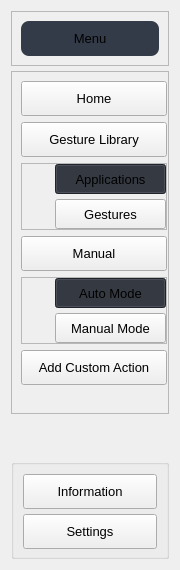
       <widget class="QWidget" name="Menu_Widget" native="true">
        <property name="minimumSize">
         <size>
          <width>180</width>
          <height>450</height>
         </size>
        </property>
        <property name="maximumSize">
         <size>
          <width>180</width>
          <height>16777215</height>
         </size>
        </property>
        <property name="styleSheet">
         <string notr="true">QPushButton:checked{
	background-color:rgb(44, 49, 60)
}</string>
        </property>
        <layout class="QVBoxLayout" name="verticalLayout_4">
         <property name="spacing">
          <number>5</number>
         </property>
         <item alignment="Qt::AlignTop">
          <widget class="QFrame" name="Menu_Top_Frame">
           <property name="maximumSize">
            <size>
             <width>16777215</width>
             <height>55</height>
            </size>
           </property>
           <property name="frameShape">
            <enum>QFrame::StyledPanel</enum>
           </property>
           <property name="frameShadow">
            <enum>QFrame::Raised</enum>
           </property>
           <layout class="QGridLayout" name="gridLayout_3">
            <item row="0" column="0">
             <widget class="QPushButton" name="Menu_Button">
              <property name="minimumSize">
               <size>
                <width>0</width>
                <height>35</height>
               </size>
              </property>
              <property name="maximumSize">
               <size>
                <width>140</width>
                <height>16777215</height>
               </size>
              </property>
              <property name="font">
               <font>
                <pointsize>10</pointsize>
                <bold>false</bold>
               </font>
              </property>
              <property name="styleSheet">
               <string notr="true">
padding:2px 30px;

    border-radius: 8px; 
background-color:#343B48;</string>
              </property>
              <property name="text">
               <string>Menu</string>
              </property>
              <property name="icon">
               <iconset resource="Resources.qrc">
                <normaloff>:/icons/Icons2/menu.svg</normaloff>:/icons/Icons2/menu.svg</iconset>
              </property>
             </widget>
            </item>
           </layout>
          </widget>
         </item>
         <item>
          <widget class="QFrame" name="Menu_Middle_Frame">
           <property name="minimumSize">
            <size>
             <width>50</width>
             <height>150</height>
            </size>
           </property>
           <property name="maximumSize">
            <size>
             <width>16777215</width>
             <height>16777215</height>
            </size>
           </property>
           <property name="frameShape">
            <enum>QFrame::StyledPanel</enum>
           </property>
           <property name="frameShadow">
            <enum>QFrame::Raised</enum>
           </property>
           <layout class="QVBoxLayout" name="verticalLayout_5">
            <property name="rightMargin">
             <number>1</number>
            </property>
            <item>
             <widget class="QPushButton" name="Home_Button">
              <property name="minimumSize">
               <size>
                <width>120</width>
                <height>35</height>
               </size>
              </property>
              <property name="font">
               <font>
                <pointsize>10</pointsize>
               </font>
              </property>
              <property name="styleSheet">
               <string notr="true">#Home_Button:hover{
	  border: 1px solid rgb(170, 20, 101);
	font-weight: bold
}

#Home_Button:checked{
	 
	font-weight: bold
}
</string>
              </property>
              <property name="text">
               <string>Home</string>
              </property>
              <property name="icon">
               <iconset resource="Resources.qrc">
                <normaloff>:/icons/Icons2/home.svg</normaloff>:/icons/Icons2/home.svg</iconset>
              </property>
              <property name="checkable">
               <bool>true</bool>
              </property>
              <property name="autoExclusive">
               <bool>true</bool>
              </property>
             </widget>
            </item>
            <item>
             <widget class="QPushButton" name="Library_Button">
              <property name="minimumSize">
               <size>
                <width>120</width>
                <height>35</height>
               </size>
              </property>
              <property name="font">
               <font>
                <pointsize>10</pointsize>
               </font>
              </property>
              <property name="styleSheet">
               <string notr="true">#Library_Button:hover{
	  border: 1px solid rgb(170, 20, 101);
	font-weight: bold
}
#Library_Button:checked{
	 
	font-weight: bold
}
</string>
              </property>
              <property name="text">
               <string>Gesture Library</string>
              </property>
              <property name="icon">
               <iconset resource="Resources.qrc">
                <normaloff>:/icons/Icons2/globe.svg</normaloff>:/icons/Icons2/globe.svg</iconset>
              </property>
              <property name="checkable">
               <bool>true</bool>
              </property>
              <property name="autoExclusive">
               <bool>true</bool>
              </property>
             </widget>
            </item>
            <item alignment="Qt::AlignVCenter">
             <widget class="QFrame" name="Library_Button_Container">
              <property name="minimumSize">
               <size>
                <width>140</width>
                <height>65</height>
               </size>
              </property>
              <property name="frameShape">
               <enum>QFrame::StyledPanel</enum>
              </property>
              <property name="frameShadow">
               <enum>QFrame::Raised</enum>
              </property>
              <layout class="QVBoxLayout" name="verticalLayout_7">
               <property name="spacing">
                <number>5</number>
               </property>
               <property name="leftMargin">
                <number>33</number>
               </property>
               <property name="topMargin">
                <number>0</number>
               </property>
               <property name="rightMargin">
                <number>0</number>
               </property>
               <property name="bottomMargin">
                <number>0</number>
               </property>
               <item>
                <widget class="QPushButton" name="Application_Button">
                 <property name="minimumSize">
                  <size>
                   <width>105</width>
                   <height>30</height>
                  </size>
                 </property>
                 <property name="font">
                  <font>
                   <pointsize>10</pointsize>
                  </font>
                 </property>
                 <property name="styleSheet">
                  <string notr="true">
#Application_Button:hover{
	  border: 1px solid rgb(170, 20, 101);

}

</string>
                 </property>
                 <property name="text">
                  <string>Applications</string>
                 </property>
                 <property name="icon">
                  <iconset resource="Resources.qrc">
                   <normaloff>:/icons/Icons2/cast.svg</normaloff>:/icons/Icons2/cast.svg</iconset>
                 </property>
                 <property name="checkable">
                  <bool>true</bool>
                 </property>
                 <property name="checked">
                  <bool>true</bool>
                 </property>
                 <property name="autoExclusive">
                  <bool>true</bool>
                 </property>
                 <property name="autoDefault">
                  <bool>false</bool>
                 </property>
                </widget>
               </item>
               <item>
                <widget class="QPushButton" name="Gestures_Button">
                 <property name="minimumSize">
                  <size>
                   <width>105</width>
                   <height>30</height>
                  </size>
                 </property>
                 <property name="font">
                  <font>
                   <pointsize>10</pointsize>
                  </font>
                 </property>
                 <property name="styleSheet">
                  <string notr="true">#Gestures_Button:hover{
	  border: 1px solid rgb(170, 20, 101);

}
</string>
                 </property>
                 <property name="text">
                  <string>Gestures</string>
                 </property>
                 <property name="icon">
                  <iconset resource="Resources.qrc">
                   <normaloff>:/icons/Icons2/thumbs-up.svg</normaloff>:/icons/Icons2/thumbs-up.svg</iconset>
                 </property>
                 <property name="checkable">
                  <bool>true</bool>
                 </property>
                 <property name="autoExclusive">
                  <bool>true</bool>
                 </property>
                </widget>
               </item>
              </layout>
             </widget>
            </item>
            <item>
             <widget class="QPushButton" name="Manual_Button">
              <property name="minimumSize">
               <size>
                <width>120</width>
                <height>35</height>
               </size>
              </property>
              <property name="font">
               <font>
                <pointsize>10</pointsize>
               </font>
              </property>
              <property name="styleSheet">
               <string notr="true">#Manual_Button:hover{
	  border: 1px solid rgb(170, 20, 101);
	font-weight: bold
}

#Manual_Button:checked{
	 
	font-weight: bold
}

</string>
              </property>
              <property name="text">
               <string>Manual</string>
              </property>
              <property name="icon">
               <iconset resource="Resources.qrc">
                <normaloff>:/icons/Icons2/book-open.svg</normaloff>:/icons/Icons2/book-open.svg</iconset>
              </property>
              <property name="checkable">
               <bool>true</bool>
              </property>
              <property name="autoExclusive">
               <bool>true</bool>
              </property>
             </widget>
            </item>
            <item>
             <widget class="QFrame" name="Manual_Button_Container">
              <property name="minimumSize">
               <size>
                <width>140</width>
                <height>65</height>
               </size>
              </property>
              <property name="frameShape">
               <enum>QFrame::StyledPanel</enum>
              </property>
              <property name="frameShadow">
               <enum>QFrame::Raised</enum>
              </property>
              <layout class="QVBoxLayout" name="verticalLayout_9">
               <property name="spacing">
                <number>5</number>
               </property>
               <property name="leftMargin">
                <number>33</number>
               </property>
               <property name="topMargin">
                <number>0</number>
               </property>
               <property name="rightMargin">
                <number>0</number>
               </property>
               <property name="bottomMargin">
                <number>0</number>
               </property>
               <item>
                <widget class="QPushButton" name="AutoMode_Button">
                 <property name="minimumSize">
                  <size>
                   <width>105</width>
                   <height>30</height>
                  </size>
                 </property>
                 <property name="font">
                  <font>
                   <pointsize>10</pointsize>
                  </font>
                 </property>
                 <property name="styleSheet">
                  <string notr="true">#AutoMode_Button:hover{
	  border: 1px solid rgb(170, 20, 101);

}
</string>
                 </property>
                 <property name="text">
                  <string>Auto Mode</string>
                 </property>
                 <property name="icon">
                  <iconset resource="Resources.qrc">
                   <normaloff>:/icons/Icons2/refresh-ccw.svg</normaloff>:/icons/Icons2/refresh-ccw.svg</iconset>
                 </property>
                 <property name="checkable">
                  <bool>true</bool>
                 </property>
                 <property name="checked">
                  <bool>true</bool>
                 </property>
                 <property name="autoExclusive">
                  <bool>true</bool>
                 </property>
                 <property name="autoDefault">
                  <bool>false</bool>
                 </property>
                </widget>
               </item>
               <item>
                <widget class="QPushButton" name="ManualMode_Button">
                 <property name="minimumSize">
                  <size>
                   <width>105</width>
                   <height>30</height>
                  </size>
                 </property>
                 <property name="font">
                  <font>
                   <pointsize>10</pointsize>
                  </font>
                 </property>
                 <property name="styleSheet">
                  <string notr="true">#ManualMode_Button:hover{
	  border: 1px solid rgb(170, 20, 101);

}
</string>
                 </property>
                 <property name="text">
                  <string>Manual Mode</string>
                 </property>
                 <property name="icon">
                  <iconset resource="Resources.qrc">
                   <normaloff>:/icons/Icons2/tool.svg</normaloff>:/icons/Icons2/tool.svg</iconset>
                 </property>
                 <property name="checkable">
                  <bool>true</bool>
                 </property>
                 <property name="autoExclusive">
                  <bool>true</bool>
                 </property>
                </widget>
               </item>
              </layout>
             </widget>
            </item>
            <item>
             <widget class="QPushButton" name="Custom_Button">
              <property name="minimumSize">
               <size>
                <width>120</width>
                <height>35</height>
               </size>
              </property>
              <property name="font">
               <font>
                <pointsize>10</pointsize>
               </font>
              </property>
              <property name="styleSheet">
               <string notr="true">#Custom_Button:hover{
	  border: 1px solid rgb(170, 20, 101);
	font-weight: bold
}
#Custom_Button:checked{
	 
	font-weight: bold
}
</string>
              </property>
              <property name="text">
               <string>Add Custom Action</string>
              </property>
              <property name="icon">
               <iconset resource="Resources.qrc">
                <normaloff>:/icons/Icons2/user.svg</normaloff>:/icons/Icons2/user.svg</iconset>
              </property>
              <property name="checkable">
               <bool>true</bool>
              </property>
              <property name="autoExclusive">
               <bool>true</bool>
              </property>
             </widget>
            </item>
            <item>
             <spacer name="verticalSpacer_4">
              <property name="orientation">
               <enum>Qt::Vertical</enum>
              </property>
              <property name="sizeType">
               <enum>QSizePolicy::Expanding</enum>
              </property>
              <property name="sizeHint" stdset="0">
               <size>
                <width>20</width>
                <height>19</height>
               </size>
              </property>
             </spacer>
            </item>
           </layout>
          </widget>
         </item>
         <item>
          <spacer name="verticalSpacer_3">
           <property name="orientation">
            <enum>Qt::Vertical</enum>
           </property>
           <property name="sizeHint" stdset="0">
            <size>
             <width>20</width>
             <height>40</height>
            </size>
           </property>
          </spacer>
         </item>
         <item>
          <widget class="QGroupBox" name="Menu_Bottom_GroupBox">
           <property name="minimumSize">
            <size>
             <width>150</width>
             <height>80</height>
            </size>
           </property>
           <property name="maximumSize">
            <size>
             <width>16777215</width>
             <height>100</height>
            </size>
           </property>
           <layout class="QVBoxLayout" name="verticalLayout_6">
            <item>
             <widget class="QPushButton" name="Information_Button">
              <property name="enabled">
               <bool>true</bool>
              </property>
              <property name="minimumSize">
               <size>
                <width>120</width>
                <height>35</height>
               </size>
              </property>
              <property name="font">
               <font>
                <pointsize>10</pointsize>
               </font>
              </property>
              <property name="styleSheet">
               <string notr="true">#Information_Button:hover{
	  border: 1px solid rgb(170, 20, 101);
	font-weight: bold
}</string>
              </property>
              <property name="text">
               <string>Information</string>
              </property>
              <property name="icon">
               <iconset resource="Resources.qrc">
                <normaloff>:/icons/Icons2/info.svg</normaloff>:/icons/Icons2/info.svg</iconset>
              </property>
              <property name="checkable">
               <bool>true</bool>
              </property>
              <property name="checked">
               <bool>false</bool>
              </property>
              <property name="autoExclusive">
               <bool>true</bool>
              </property>
             </widget>
            </item>
            <item>
             <widget class="QPushButton" name="Settings_Button">
              <property name="minimumSize">
               <size>
                <width>120</width>
                <height>35</height>
               </size>
              </property>
              <property name="font">
               <font>
                <pointsize>10</pointsize>
               </font>
              </property>
              <property name="styleSheet">
               <string notr="true">#Settings_Button:hover{
	  border: 1px solid rgb(170, 20, 101);
	font-weight: bold
}</string>
              </property>
              <property name="text">
               <string>Settings</string>
              </property>
              <property name="icon">
               <iconset resource="Resources.qrc">
                <normaloff>:/icons/Icons2/settings.svg</normaloff>:/icons/Icons2/settings.svg</iconset>
              </property>
              <property name="checkable">
               <bool>true</bool>
              </property>
              <property name="autoExclusive">
               <bool>true</bool>
              </property>
             </widget>
            </item>
           </layout>
          </widget>
         </item>
        </layout>
       </widget>
